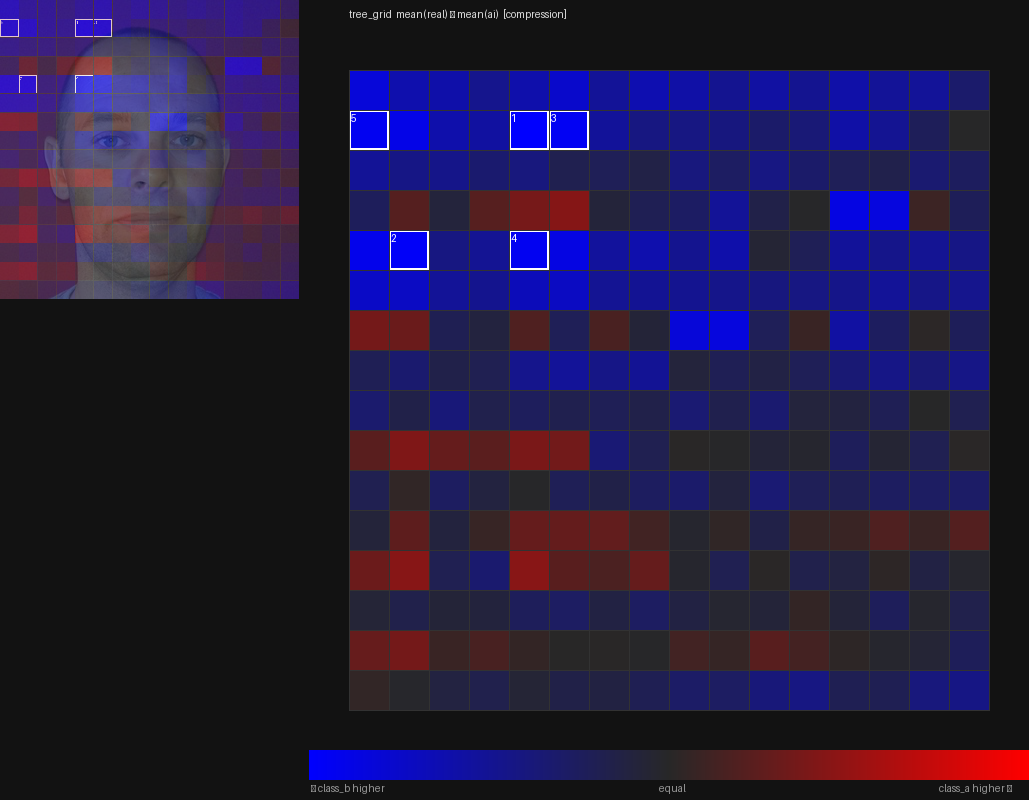
#> input picture results/grid_importance/compression.png, 1029 x 800 px
$ python -i stream_batch.py   (imports and definitions only)
#> lines starting #> are read from the running program, lines starting #| are printed output that depends on the picture
### src/config.py
"""
config.py

Central configuration for the Entropy Quadtree pipeline.

All sripts import their defaults from here so that changing a value
in one place propagates everywhere. No script should hard-code a
default leaf size, method name, resize value, or directory path.
"""

import os
import logging


# Quadtree defaults

# Default leaf side length in pixels per scoring method
# Compression needs larger leaves (16px) to have enough bytes for zlib to
# produce a meaningful compression ratio. Shannon and variance work well at 4px.
DEFAULT_LEAF_SIZES: dict[str, int] = {
    "shannon":      4,
    "compression":  16,
    "variance":     4
}

# All supported scoring methods.
METHODS = list(DEFAULT_LEAF_SIZES.keys())

# Default resize applied to images before processing.
# All datasets are normalized to this resolution so that leaf sizes and
# spatial grid cells are comparable across sources.
DEFAULT_RESIZE: int = 256

# Default method for single-method scripts (main.py, batch.py, tune_thresholds.py).
DEFAULT_METHOD: str = "shannon"

# Background mask threshold: nodes with this fraction of transparent pixelse
# are excluded from scoring and statistics.
BG_THRESHOLD: float = 0.95


# Tree-grid spatial map

# Depth at which to read the spatial grid. 4^4 = 256 cells (16x16 equivalent).
TREE_GRID_DEPTH: int = 4


# Supported image formats

SUPPORTED_EXTENSIONS: set[str] = {".jpg", ".jpeg", ".png", ".bmp", ".tiff", ".webp"}


# Directory structure

# All paths are relative to the project root (where you run scripts from).

DIRS = {
    # Downloaded image samples for threshold tuning.
    # Format: data/sample/{name}_{label}/
    "sample":       os.path.join("data", "sample"),

    # Extracted feature CSVs and sidecar JSON metadata.
    # Format: results/features/{name}_{method}.csv + .json
    "features":     os.path.join("results", "features"),

    # Saved model bundles (.joblib).
    # Format: results/models/{name}.joblib
    "models":       os.path.join("results", "models"),

    # Threshold tuning CSVs and plots.
    # Format: results/tuning/{name}/{method}.csv + .png
    "tuning":       os.path.join("results", "tuning"),

    # Within-dataset classification reports.
    # Format: results/classify/within/{name}.txt
    "classify_within": os.path.join("results", "classify", "within"),

    # Cross-dataset evaluation reports.
    # Format: results/classify/cross/{train}_vs_{test}.txt
    "classify_cross":  os.path.join("results", "classify", "cross"),

    # Scatter plots.
    # Format: results/scatter/{name}/
    "scatter":      os.path.join("results", "scatter"),

    # Spatial grid importance heatmaps.
    # Format: results/spatial/{name}.png
    "spatial":      os.path.join("results", "spatial"),

    # Tree depth distribution plots.
    # Format: results/depth/{method}_spatial_map.png
    "depth":        os.path.join("results", "depth"),

    # Complexity overlay images.
    # Format: results/overlays/{name}/
    "overlays":     os.path.join("results", "overlays"),

    # Prediction output CSVs.
    # Format: results/predictions/{name}.csv
    "predictions":  os.path.join("results", "predictions"),

    # Example overlays referenced in README — tracked in git.
    "examples":     os.path.join("results", "examples"),
}


# Logging

LOG_FORMAT  = "%(asctime)s  %(levelname)-8s  %(message)s"
LOG_DATEFMT = "%H:%M:%S"


# [18 lines left out: function setup_logging, not called in this run]


def get_logger(name: str) -> logging.Logger:
    """Return a module-level logger. Use as: log = config.get_logger(__name__)"""
    return logging.getLogger(name)

### src/stream_batch.py
"""
stream_batch.py

Stream images directly from a Kaggle dataset into memory, extract quadtree
complexity features, and write them to CSV — without storing images to disk.
Part of the Quadtree Complexity Analysis for Image Forensics pipeline.

Downloads the dataset zip into memory once, then iterates entries in chunks —
each image is decompressed, processed, and freed before the next chunk loads.
Peak memory is bounded by --chunk-size rather than the full dataset size.

Setup:
    pip install kaggle requests Pillow numpy

Usage:
    # Explore dataset structure before processing
    python3 src/stream_batch.py \
        --dataset ciplab/real-and-fake-face-detection \
        --explore

    # Extract two methods in one pass (one download, two CSVs)
    python3 src/stream_batch.py \
        --dataset ciplab/real-and-fake-face-detection \
        --classes training_fake training_real \
        --labels manipulated authentic \
        --label-detail gan_faceswap authentic_portrait \
        --prefix real_and_fake_face \
        --methods compression shannon \
        --resize 256 --name ciplab_faces
    # -> results/features/ciplab_faces_shannon.csv
    # -> results/features/ciplab_faces_compression.csv

    # Extract with tuned per-method thresholds and universal authentic CSV
    python3 src/stream_batch.py \
        --dataset kshitizbhargava/deepfake-face-images \
        --prefix "Final Dataset" \
        --classes Fake --labels synthetic \
        --label-detail stylegan_v1v2_portrait \
        --methods shannon compression \
        --thresholds 36 29 \
        --resize 256 --name stylegan_v1v2 \
        --pair-with results/features/FFHQ_shannon.csv \
                    results/features/FFHQ_compression.csv

Required args:
    --dataset       Kaggle dataset slug
    --classes       folder name(s) within --prefix, one per class
    --labels        general label for each class: authentic synthetic manipulated
    --prefix        path inside the zip containing the class folders

Optional args:
    --label-detail  descriptive sublabel per class (same order as --labels)
    --output        output folder or CSV path (default: results/features/)
    --methods       one or more of: shannon compression variance
                    each produces its own CSV; all share one zip download
                    (default: shannon)
    --leaf-size     int overrides per-method defaults
                    (compression=16, shannon=4, variance=4)
    --resize        int resize every image to NxN before processing (default: 256)
    --threshold     float percentile pruning cutoff applied to all methods (default: off)
    --thresholds    one float per method, same order as --methods
                    e.g. --methods shannon compression --thresholds 36 29
    --max-images    int max images per class (default: 500)
    --max-per-dataset  hard cap per (dataset, class)
    --chunk-size    int images per processing chunk, controls peak memory (default: 1000)
    --append        append to existing CSV instead of overwriting
    --dry-run       show what would be processed without downloading
    --explore       print folder structure and exit
    --depth         depth for --explore (default: 2)
    --save-sample   int  save the first N images per class to
                    data/sample/{name}_{label}/ for use with tune_thresholds.py
    --pair-with     one CSV per method to prepend before extraction —
                    ensures output always contains at least two classes
"""

import argparse
import csv
import io
import json
import os
import sys
import time
import traceback
import zipfile

import numpy as np
import requests
from PIL import Image

sys.path.insert(0, os.path.dirname(os.path.abspath(__file__)))

import config
from config import setup_logging, get_logger
from complexity import get_scorer
from features import extract_features, FEATURE_FIELDS
from quadtree import QuadTree

log = get_logger(__name__)

SUPPORTED_EXTENSIONS = config.SUPPORTED_EXTENSIONS
KAGGLE_API_BASE      = "https://www.kaggle.com/api/v1"
DEFAULT_LEAF_SIZES   = config.DEFAULT_LEAF_SIZES


# ── Argument parsing ──────────────────────────────────────────────────────────

# [180 lines left out: functions parse_args, get_credentials, make_session, download_zip, explore_zip, select_class_entries, not called in this run]


# ── Image loading ─────────────────────────────────────────────────────────────

def load_from_bytes(data):
    """Open image from raw bytes. Returns (image_array, alpha)."""
    buf = io.BytesIO(data)
    img = Image.open(buf)
    img.load()
    alpha = None
    if img.mode in ("RGBA", "LA") or (img.mode == "P" and "transparency" in img.info):
        img         = img.convert("RGBA")
        alpha       = np.array(img.split()[3])
        image_array = np.array(img)
    else:
        img         = img.convert("RGB")
        image_array = np.array(img)
    return image_array, alpha


# [391 lines left out: functions resize_image, process_entry, resolve_output_path, append_to_csv, slug_to_name, save_sample_images and 4 more, not called in this run]


# [2 lines not run here, left out]

>>> import cv2
>>> picture = cv2.imread('../results/grid_importance/compression.png', cv2.IMREAD_GRAYSCALE)
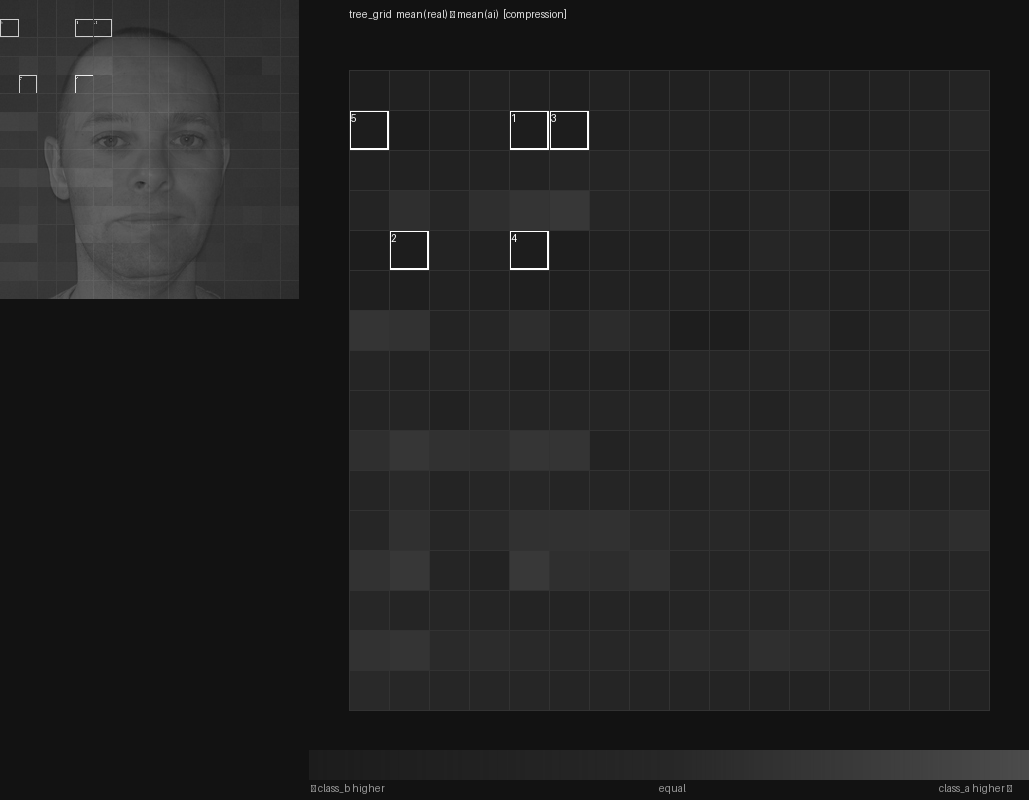
#> picture: shape (800, 1029); min 18, max 255, mean 34.2
#> (the run stopped early here; a loop or call above may not have finished)
